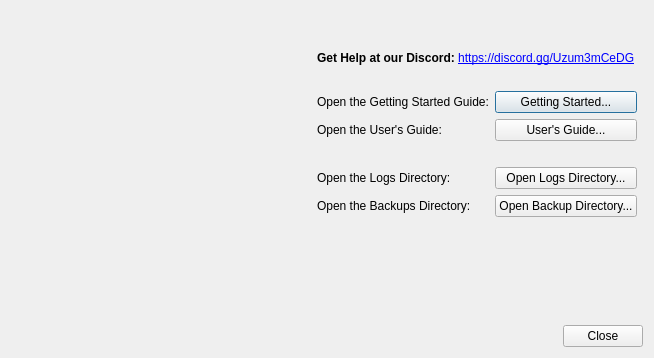
<?xml version="1.0" encoding="UTF-8"?>
<ui version="4.0">
 <class>HelpDialog</class>
 <widget class="QDialog" name="HelpDialog">
  <property name="geometry">
   <rect>
    <x>0</x>
    <y>0</y>
    <width>654</width>
    <height>358</height>
   </rect>
  </property>
  <property name="windowTitle">
   <string>DMHelper Help</string>
  </property>
  <property name="styleSheet">
   <string notr="true">background-image: url(:/img/data/parchment.jpg);</string>
  </property>
  <layout class="QVBoxLayout" name="verticalLayout_3">
   <item>
    <layout class="QHBoxLayout" name="horizontalLayout" stretch="0,0,1">
     <item>
      <layout class="QVBoxLayout" name="verticalLayout_2">
       <item>
        <widget class="QLabel" name="lblIcon">
         <property name="sizePolicy">
          <sizepolicy hsizetype="Preferred" vsizetype="Preferred">
           <horstretch>0</horstretch>
           <verstretch>0</verstretch>
          </sizepolicy>
         </property>
         <property name="minimumSize">
          <size>
           <width>300</width>
           <height>300</height>
          </size>
         </property>
         <property name="maximumSize">
          <size>
           <width>300</width>
           <height>300</height>
          </size>
         </property>
         <property name="text">
          <string/>
         </property>
         <property name="pixmap">
          <pixmap resource="resources.qrc">:/img/data/dmhelper_large.png</pixmap>
         </property>
         <property name="scaledContents">
          <bool>true</bool>
         </property>
         <property name="alignment">
          <set>Qt::AlignCenter</set>
         </property>
        </widget>
       </item>
      </layout>
     </item>
     <item>
      <layout class="QVBoxLayout" name="verticalLayout">
       <item>
        <widget class="QLabel" name="label_9">
         <property name="text">
          <string/>
         </property>
        </widget>
       </item>
       <item>
        <widget class="QLabel" name="label_8">
         <property name="text">
          <string/>
         </property>
        </widget>
       </item>
       <item>
        <widget class="QLabel" name="label_6">
         <property name="text">
          <string>&lt;html&gt;&lt;head/&gt;&lt;body&gt;&lt;p&gt;&lt;span style=&quot; font-weight:600;&quot;&gt;Get Help at our Discord: &lt;/span&gt;&lt;a href=&quot;https://discord.gg/Uzum3mCeDG&quot;&gt;&lt;span style=&quot; text-decoration: underline; color:#0000ff;&quot;&gt;https://discord.gg/Uzum3mCeDG&lt;/span&gt;&lt;/a&gt;&lt;/p&gt;&lt;/body&gt;&lt;/html&gt;</string>
         </property>
         <property name="textFormat">
          <enum>Qt::RichText</enum>
         </property>
         <property name="wordWrap">
          <bool>true</bool>
         </property>
         <property name="openExternalLinks">
          <bool>true</bool>
         </property>
        </widget>
       </item>
       <item>
        <layout class="QFormLayout" name="formLayout">
         <item row="1" column="0">
          <widget class="QLabel" name="label_3">
           <property name="text">
            <string>Open the Getting Started Guide:</string>
           </property>
          </widget>
         </item>
         <item row="1" column="1">
          <widget class="QPushButton" name="btnGettingStarted">
           <property name="sizePolicy">
            <sizepolicy hsizetype="Preferred" vsizetype="Fixed">
             <horstretch>0</horstretch>
             <verstretch>0</verstretch>
            </sizepolicy>
           </property>
           <property name="text">
            <string>Getting Started...</string>
           </property>
          </widget>
         </item>
         <item row="2" column="0">
          <widget class="QLabel" name="label_4">
           <property name="text">
            <string>Open the User's Guide:</string>
           </property>
          </widget>
         </item>
         <item row="2" column="1">
          <widget class="QPushButton" name="btnUsersGuide">
           <property name="sizePolicy">
            <sizepolicy hsizetype="Preferred" vsizetype="Fixed">
             <horstretch>0</horstretch>
             <verstretch>0</verstretch>
            </sizepolicy>
           </property>
           <property name="text">
            <string>User's Guide...</string>
           </property>
          </widget>
         </item>
         <item row="4" column="0">
          <widget class="QLabel" name="label">
           <property name="text">
            <string>Open the Logs Directory: </string>
           </property>
          </widget>
         </item>
         <item row="4" column="1">
          <widget class="QPushButton" name="btnOpenLogsDir">
           <property name="sizePolicy">
            <sizepolicy hsizetype="Preferred" vsizetype="Fixed">
             <horstretch>0</horstretch>
             <verstretch>0</verstretch>
            </sizepolicy>
           </property>
           <property name="text">
            <string>Open Logs Directory...</string>
           </property>
          </widget>
         </item>
         <item row="5" column="0">
          <widget class="QLabel" name="label_2">
           <property name="text">
            <string>Open the Backups Directory: </string>
           </property>
          </widget>
         </item>
         <item row="5" column="1">
          <widget class="QPushButton" name="btnOpenBackupDir">
           <property name="sizePolicy">
            <sizepolicy hsizetype="Preferred" vsizetype="Fixed">
             <horstretch>0</horstretch>
             <verstretch>0</verstretch>
            </sizepolicy>
           </property>
           <property name="text">
            <string>Open Backup Directory...</string>
           </property>
          </widget>
         </item>
         <item row="3" column="0">
          <widget class="QLabel" name="label_5">
           <property name="text">
            <string/>
           </property>
          </widget>
         </item>
         <item row="0" column="0">
          <widget class="QLabel" name="label_7">
           <property name="text">
            <string/>
           </property>
          </widget>
         </item>
        </layout>
       </item>
       <item>
        <spacer name="verticalSpacer">
         <property name="orientation">
          <enum>Qt::Vertical</enum>
         </property>
         <property name="sizeHint" stdset="0">
          <size>
           <width>20</width>
           <height>40</height>
          </size>
         </property>
        </spacer>
       </item>
      </layout>
     </item>
     <item>
      <spacer name="horizontalSpacer">
       <property name="orientation">
        <enum>Qt::Horizontal</enum>
       </property>
       <property name="sizeHint" stdset="0">
        <size>
         <width>40</width>
         <height>20</height>
        </size>
       </property>
      </spacer>
     </item>
    </layout>
   </item>
   <item>
    <spacer name="verticalSpacer_3">
     <property name="orientation">
      <enum>Qt::Vertical</enum>
     </property>
     <property name="sizeHint" stdset="0">
      <size>
       <width>20</width>
       <height>40</height>
      </size>
     </property>
    </spacer>
   </item>
   <item>
    <widget class="QDialogButtonBox" name="buttonBox">
     <property name="orientation">
      <enum>Qt::Horizontal</enum>
     </property>
     <property name="standardButtons">
      <set>QDialogButtonBox::Close</set>
     </property>
    </widget>
   </item>
  </layout>
 </widget>
 <resources>
  <include location="resources.qrc"/>
 </resources>
 <connections>
  <connection>
   <sender>buttonBox</sender>
   <signal>accepted()</signal>
   <receiver>HelpDialog</receiver>
   <slot>accept()</slot>
   <hints>
    <hint type="sourcelabel">
     <x>248</x>
     <y>254</y>
    </hint>
    <hint type="destinationlabel">
     <x>157</x>
     <y>274</y>
    </hint>
   </hints>
  </connection>
  <connection>
   <sender>buttonBox</sender>
   <signal>rejected()</signal>
   <receiver>HelpDialog</receiver>
   <slot>reject()</slot>
   <hints>
    <hint type="sourcelabel">
     <x>316</x>
     <y>260</y>
    </hint>
    <hint type="destinationlabel">
     <x>286</x>
     <y>274</y>
    </hint>
   </hints>
  </connection>
 </connections>
</ui>
